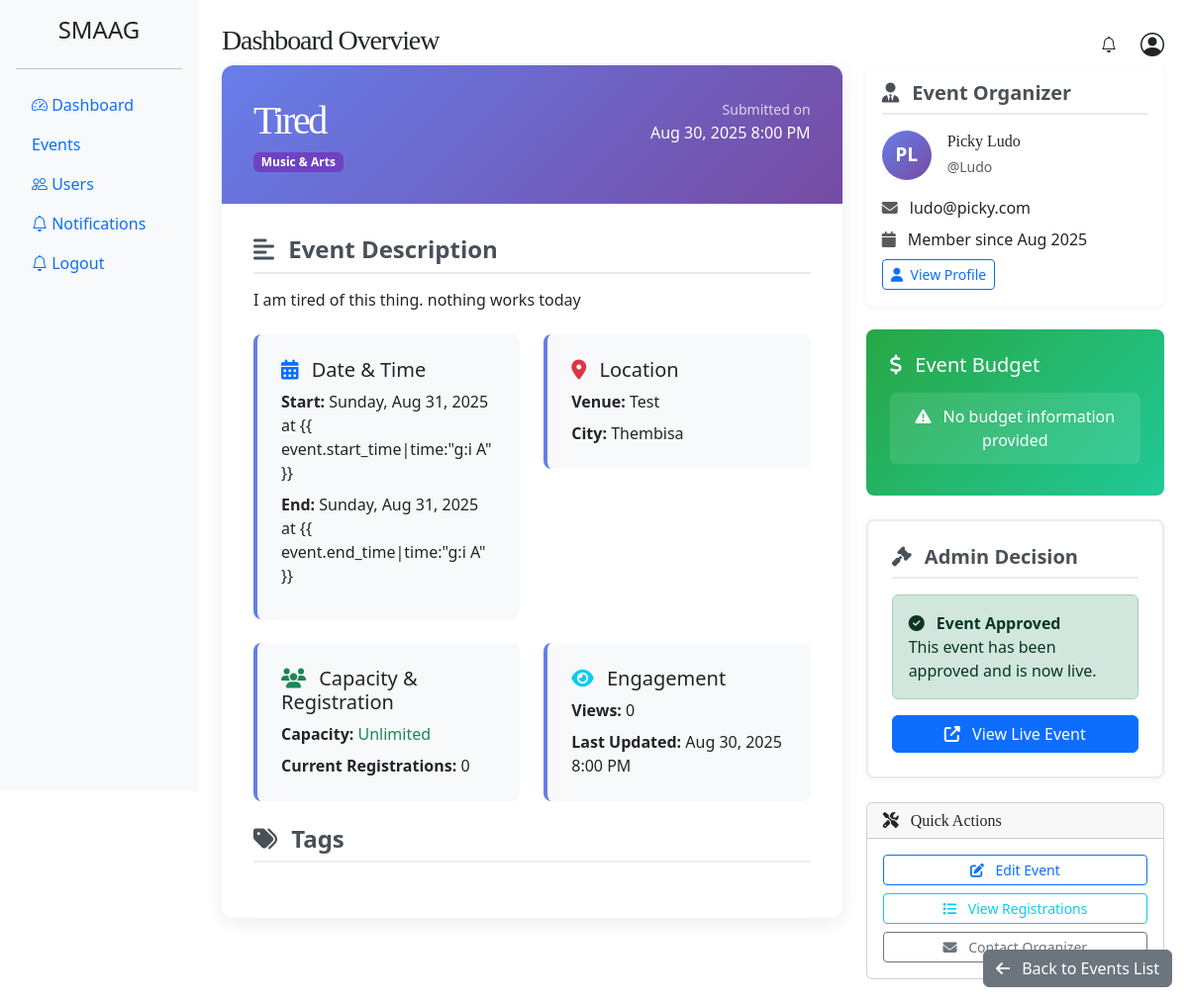
Before: /events/8/preview with the older database file.
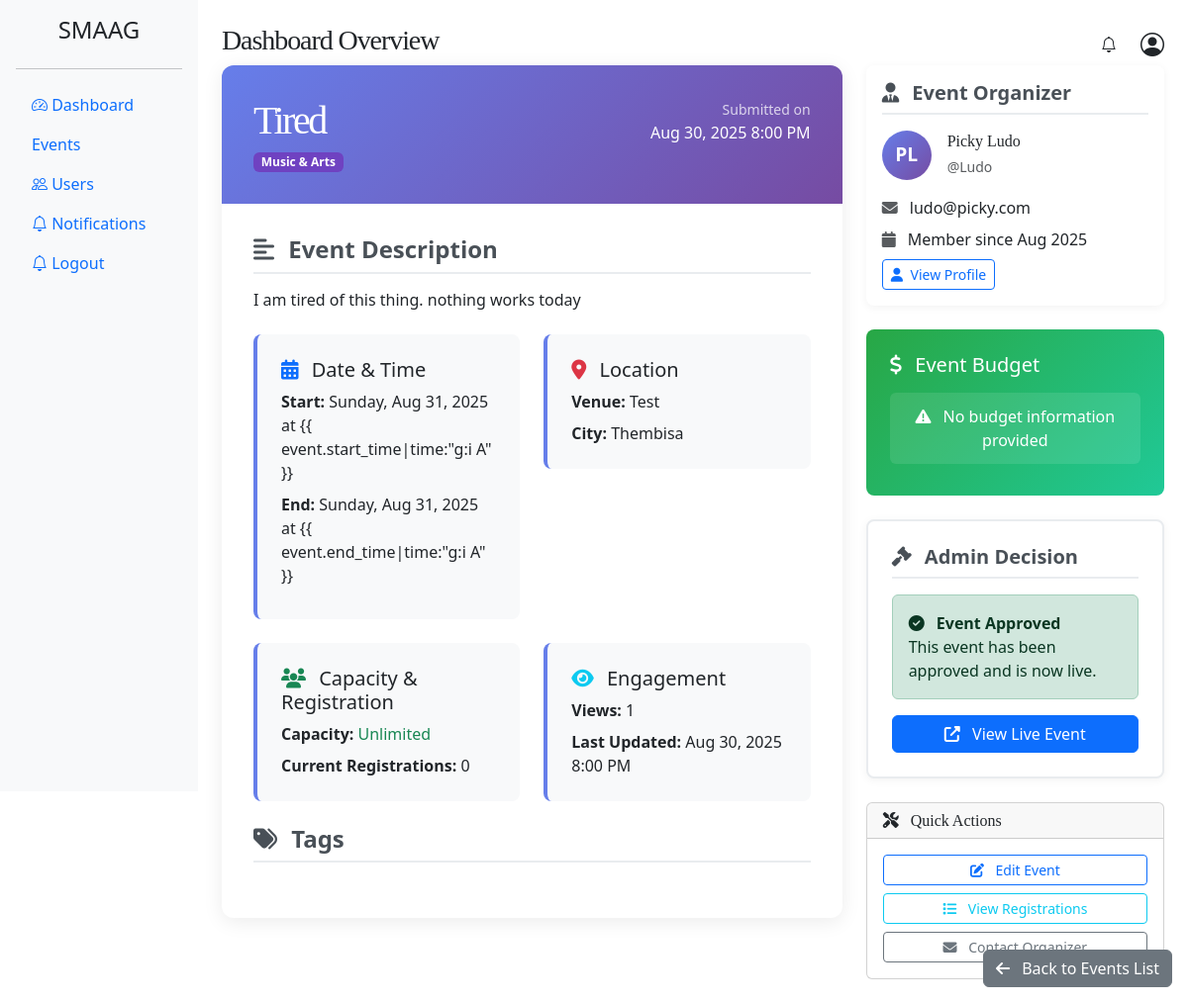
After: the same page with the newer database file.
### event_app/models.py (models this page shows, shortened)
class Event(models.Model):
    MUSIC_ARTS = 'music-arts'
    BUSINESS = 'business'
    SPORTS = 'sports'
    TECHNOLOGY = 'technology'
    FOOD_DRINK = 'food-drink'
    HEALTH_WELLNESS = 'health-wellness'
    EDUCATION = 'education'
    COMMUNITY = 'community'
    CHARITY = 'charity'
    GOVERNMENT = 'government'
    TOURISM = 'tourism'
    CATEGORY_CHOICES = [
        (MUSIC_ARTS, 'Music & Arts'),
        (BUSINESS, 'Business & Professional'),
        (SPORTS, 'Sports & Fitness'),
        (TECHNOLOGY, 'Technology'),
        (FOOD_DRINK, 'Food & Drink'),
        (HEALTH_WELLNESS, 'Health & Wellness'),
        (EDUCATION, 'Education & Learning'),
        (COMMUNITY, 'Community & Culture'),
        (CHARITY, 'Charity & Fundraising'),
        (GOVERNMENT, 'Government & Politics'),
        (TOURISM, 'Tourism & Hospitality'),
    ]
    DRAFT = 'draft'
    PUBLISHED = 'published'
    CANCELLED = 'cancelled'
    PENDING = 'pending'
    REJECTED = 'rejected'
    STATUS_CHOICES = [
        (DRAFT, 'Draft'),
        (PUBLISHED, 'Published'),
        (CANCELLED, 'Cancelled'),
        (PENDING, 'Pending'),
    ]
    title = models.CharField(max_length=200)
    description = models.TextField()
    category = models.CharField(max_length=80, choices=CATEGORY_CHOICES)
    status = models.CharField(max_length=20, choices=STATUS_CHOICES, default=DRAFT)
    organizer = models.ForeignKey(User, on_delete=models.CASCADE, related_name='organized_events')
    is_approved = models.BooleanField(default=False)
    attendees = models.ManyToManyField(
        Attendee,
        through='EventRegistration',
        related_name='events',
        blank=True
    )
    start_date = models.DateField()
    end_date = models.DateField()
    start_time = models.TimeField()
    end_time = models.TimeField()
    venue = models.CharField(max_length=200)
    city = models.CharField(max_length=100)
    is_online = models.BooleanField(default=False)
    online_link = models.URLField(blank=True, null=True)
    image = models.ImageField(upload_to='event_images/', blank=True, null=True)
    tags = models.TextField(help_text='Comma-separated tags', blank=True)
    max_attendees = models.PositiveIntegerField(blank=True, null=True)
    registration_deadline = models.DateTimeField(blank=True, null=True)
    views_count = models.PositiveIntegerField(default=0, editable=False)
    created_at = models.DateTimeField(auto_now_add=True)
    updated_at = models.DateTimeField(auto_now=True)
    class Meta:
        ordering = ['-created_at']

class CustomUser(AbstractUser):
    ROLE_CHOICES = [
        ('admin', 'Admin'),
        ('organizer', 'Organizer'),
        ('attendee', 'Attendee'),
    ]
    contact_number = models.CharField(max_length=15, blank=True, null=True)
    role = models.CharField(max_length=20, choices=ROLE_CHOICES, default='organizer')

### event_app/event_views.py (the view)
# urls.py: path('events/<int:event_id>/preview', event_views.preview_event, name='preview')
def preview_event(request, event_id):
    event = get_object_or_404(Event, id=event_id)
    return render(request, 'admin/preview.html', {'event': event})

### templates/admin/preview.html (shortened to what the changed rows need)
{% extends "admin/base.html" %}
{% block content %}
<div class="row">
    <div class="col-lg-8">
        <div class="preview-container">
            <div class="preview-header">
                <div class="d-flex justify-content-between align-items-start">
                    <div>
                        <h1 class="mb-2">{{ event.title }}</h1>
                        <div class="d-flex gap-2 align-items-center">
                            {% if event.category == 'music-arts' %}
                            <span class="badge bg-purple" style="background-color: #6f42c1 !important;">Music &
                                Arts</span>
                            {% elif event.category == 'business' %}
                            <span class="badge bg-primary">Business & Professional</span>
                            {% elif event.category == 'sports' %}
                            <span class="badge bg-warning text-dark">Sports & Fitness</span>
                            {% elif event.category == 'technology' %}
                            <span class="badge bg-info">Technology</span>
                            {% elif event.category == 'food-drink' %}
                            <span class="badge bg-orange" style="background-color: #fd7e14 !important;">Food &
                                Drink</span>
                            {% elif event.category == 'health-wellness' %}
                            <span class="badge bg-success">Health & Wellness</span>
                            {% elif event.category == 'education' %}
                            <span class="badge bg-dark">Education & Learning</span>
                            {% elif event.category == 'community' %}
                            <span class="badge bg-secondary">Community & Culture</span>
                            {% elif event.category == 'charity' %}
                            <span class="badge bg-pink" style="background-color: #d63384 !important;">Charity &
                                Fundraising</span>
                            {% elif event.category == 'government' %}
                            <span class="badge bg-indigo" style="background-color: #6610f2 !important;">Government &
                                Politics</span>
                            {% elif event.category == 'tourism' %}
                            <span class="badge bg-teal" style="background-color: #20c997 !important;">Tourism &
                                Hospitality</span>
                            {% endif %}
                        </div>
                    </div>
                    <div class="text-end">
                        <small class="opacity-75">Submitted on</small>
                        <div>{{ event.created_at|date:"M d, Y g:i A" }}</div>
                    </div>
                </div>
            </div>
            <div class="detail-section">
                <div class="mb-4">
                    <p class="lead">{{ event.description|linebreaks }}</p>
                </div>
                <div class="row g-4 mb-4">
                    <div class="col-md-6">
                        <div class="info-card">
                            <h5>
                                <i class="fas fa-calendar-alt text-primary me-2"></i>
                                Date & Time
                            </h5>
                            <div class="mb-2">
                                <strong>Start:</strong> {{ event.start_date|date:"l, M d, Y" }} at {{
                                event.start_time|time:"g:i A" }}
                            </div>
                            <div class="mb-2">
                                <strong>End:</strong> {{ event.end_date|date:"l, M d, Y" }} at {{
                                event.end_time|time:"g:i A" }}
                            </div>
                        </div>
                    </div>
                    <div class="col-md-6">
                        <div class="info-card">
                            <h5>
                                <i class="fas fa-map-marker-alt text-danger me-2"></i>
                                Location
                            </h5>
                            {% if event.is_online %}
                            <div class="mb-2">
                                <span class="badge bg-info mb-2">
                                    <i class="fas fa-globe me-1"></i>
                                    Online Event
                                </span>
                            </div>
                            {% if event.online_link %}
                            <div>
                                <strong>Meeting Link:</strong><br>
                                <a href="{{ event.online_link }}" target="_blank" class="text-break">
                                    {{ event.online_link }}
                                </a>
                            </div>
                            {% endif %}
                            {% else %}
                            <div class="mb-2">
                                <strong>Venue:</strong> {{ event.venue }}
                            </div>
                            <div>
                                <strong>City:</strong> {{ event.city }}
                            </div>
                            {% endif %}
                        </div>
                    </div>
                </div>
                <div class="row g-4 mb-4">
                    <div class="col-md-6">
                        <div class="info-card">
                            <h5>
                                <i class="fas fa-users text-success me-2"></i>
                                Capacity & Registration
                            </h5>
                            {% if event.max_attendees %}
                            <div class="mb-2">
                                <strong>Max Attendees:</strong> {{ event.max_attendees }}
                            </div>
                            {% else %}
                            <div class="mb-2">
                                <strong>Capacity:</strong> <span class="text-success">Unlimited</span>
                            </div>
                            {% endif %}
                            <div>
                                <strong>Current Registrations:</strong> {{ event.attendees.count }}
                            </div>
                        </div>
                    </div>
                    <div class="col-md-6">
                        <div class="info-card">
                            <h5>
                                <i class="fas fa-eye text-info me-2"></i>
                                Engagement
                            </h5>
                            <div class="mb-2">
                                <strong>Views:</strong> {{ event.views_count }}
                            </div>
                            <div>
                                <strong>Last Updated:</strong> {{ event.updated_at|date:"M d, Y g:i A" }}
                            </div>
                        </div>
                    </div>
                </div>
            </div>
        </div>
    </div>
    <div class="col-lg-4">
        <div class="organizer-card mb-4">
            <h5 class="section-title">
                <i class="fas fa-user-tie me-2"></i>
                Event Organizer
            </h5>
            <div class="d-flex align-items-center mb-3">
                <div class="organizer-avatar me-3">
                    {% if event.organizer.first_name %}
                    {{ event.organizer.first_name|first|upper }}{{ event.organizer.last_name|first|upper }}
                    {% else %}
                    {{ event.organizer.username|first|upper }}
                    {% endif %}
                </div>
                <div>
                    <h6 class="mb-1">
                        {% if event.organizer.first_name or event.organizer.last_name %}
                        {{ event.organizer.first_name }} {{ event.organizer.last_name }}
                        {% else %}
                        {{ event.organizer.username }}
                        {% endif %}
                    </h6>
                    <small class="text-muted">@{{ event.organizer.username }}</small>
                </div>
            </div>
            <div class="mb-2">
                <i class="fas fa-envelope text-muted me-2"></i>
                {{ event.organizer.email }}
            </div>
            <div class="mb-2">
                <i class="fas fa-calendar text-muted me-2"></i>
                Member since {{ event.organizer.date_joined|date:"M Y" }}
            </div>
            <div>
                <a href="" class="btn btn-sm btn-outline-primary">
                </a>
            </div>
        </div>
    </div>
</div>
{% endblock content %}

Changed rows visible on the page:
changed Event "Tired": views_count "0" → "1"
